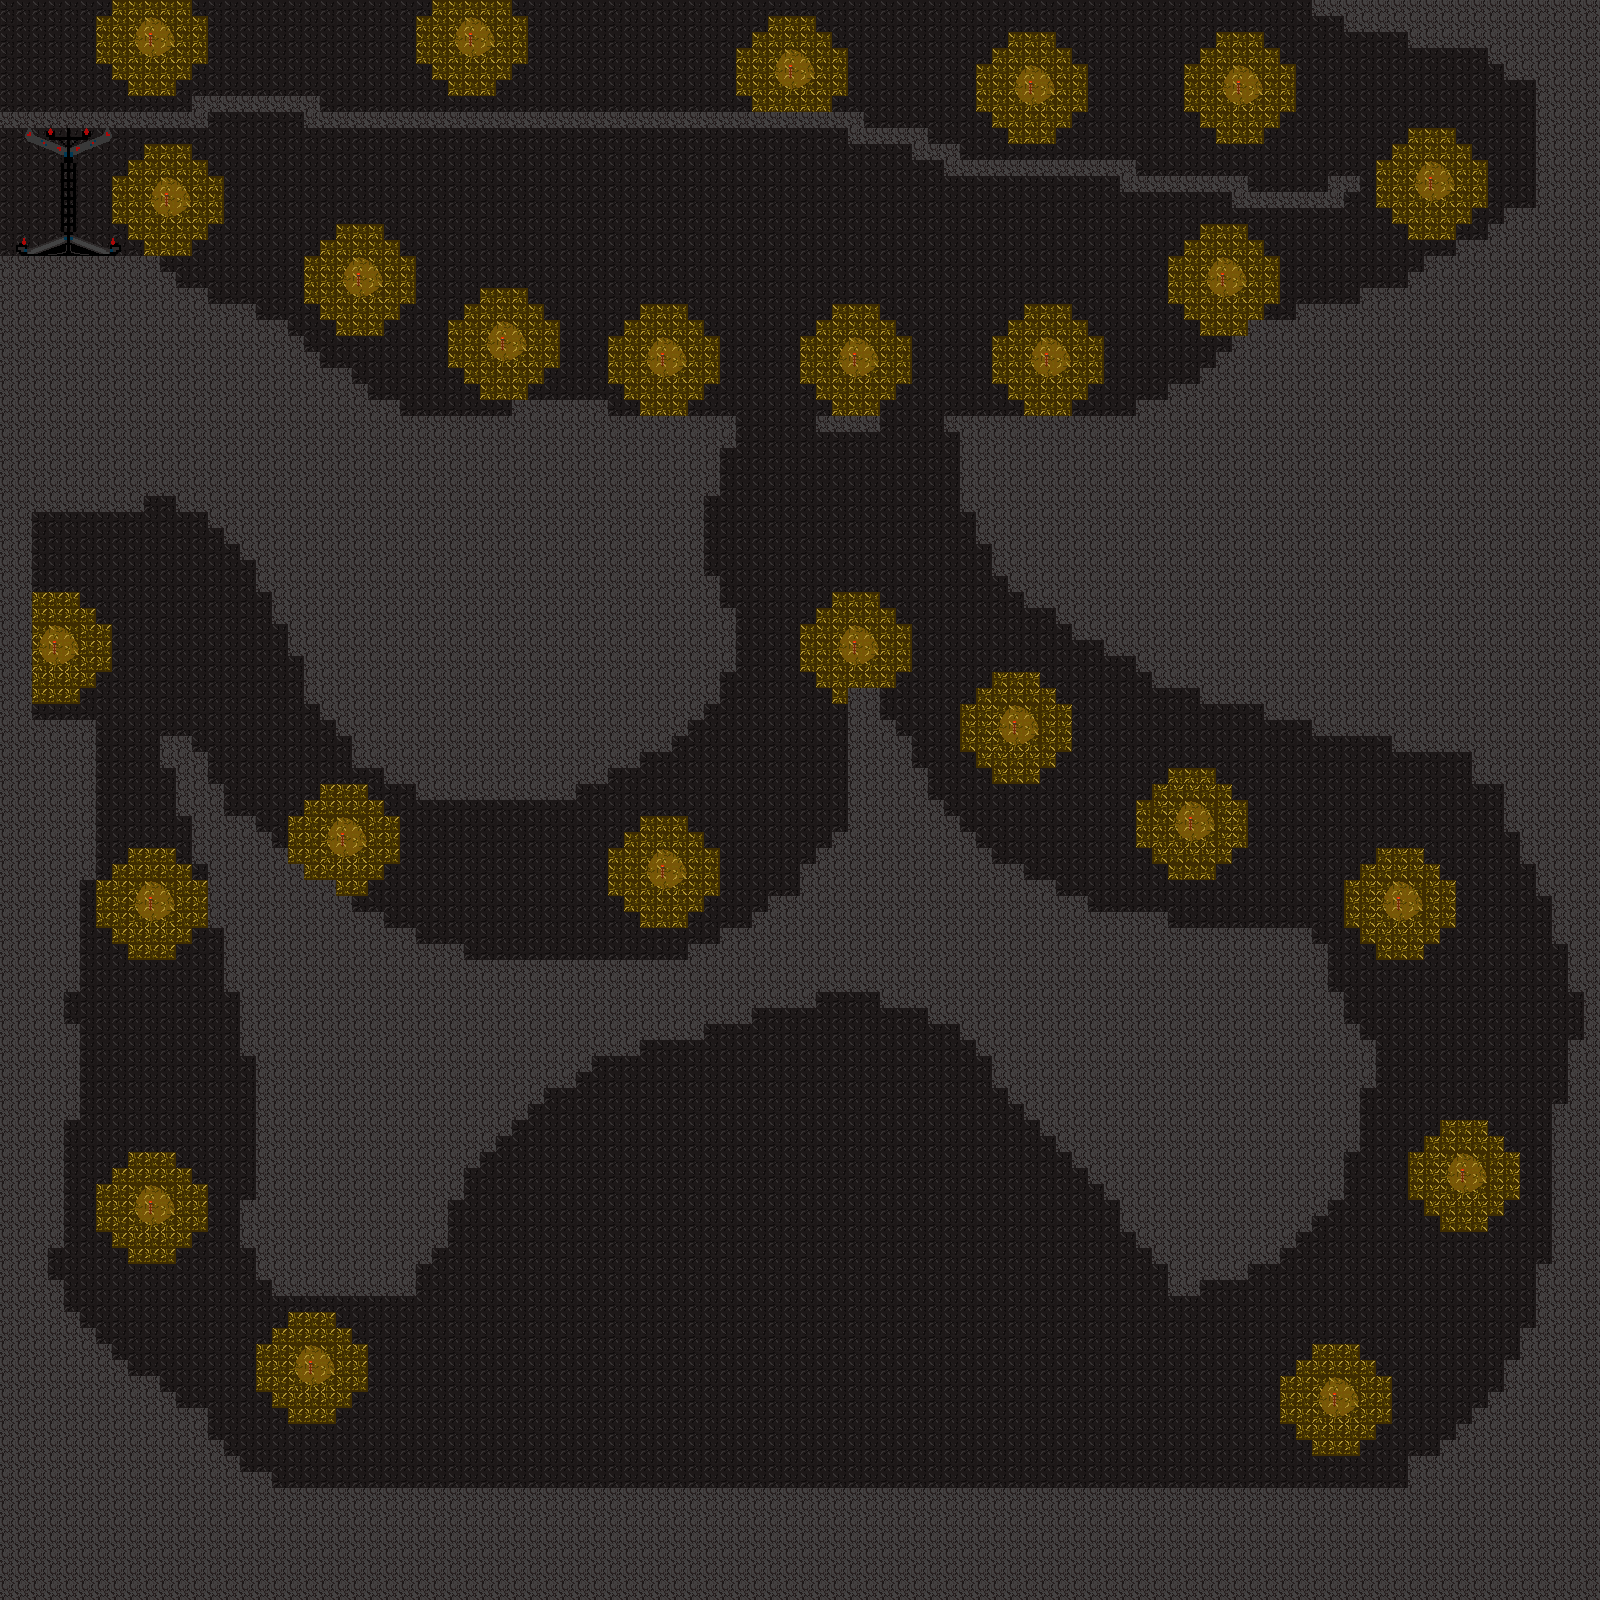

The image is a tile-based game level rendered from a .tmx file. Its description and source (layers, tilesets, objects; grid data summarised) follow:
An orthogonal 100x100 tile map with 16x16 px tiles, 3 tile layers (background, sol, portail), 4 tilesets and 181 objects (174x collision, exit_grotte, spawn_player).

<map version="1.10" tiledversion="1.10.1" orientation="orthogonal" renderorder="right-down" width="100" height="100" tilewidth="16" tileheight="16" infinite="0" nextlayerid="5" nextobjectid="230">
 <tileset firstgid="1" source="roche_texture.tsx" />
 <tileset firstgid="9" source="portail_texture.tsx" />
 <tileset firstgid="137" source="torche.tsx" />
 <tileset firstgid="141" source="roche_eclairée.tsx" />
 <layer id="1" name="background" width="100" height="100">
  <data>[10000 cells, 10000 non-empty, 11 distinct tile ids]</data>
 </layer>
 <layer id="2" name="sol" width="100" height="100">
  <data>[10000 cells, 4353 non-empty, 1 distinct tile ids]</data>
 </layer>
 <layer id="4" name="portail" width="100" height="100">
  <data>[10000 cells, 89 non-empty, 63 distinct tile ids]</data>
 </layer>
 <objectgroup id="3" name="object">
  <object id="1" type="collision" x="0" y="256" width="160" height="32" />
  <object id="2" type="collision" x="384" y="416" width="352" height="32" />
  <object id="3" type="collision" x="512" y="400" width="96" height="16" />
  <object id="4" type="collision" x="432" y="960" width="352" height="16" />
  <object id="5" type="collision" x="160" y="272" width="16" height="16" />
  <object id="6" type="collision" x="160" y="288" width="48" height="16" />
  <object id="7" type="collision" x="192" y="304" width="64" height="16" />
  <object id="8" type="collision" x="240" y="320" width="48" height="16" />
  <object id="9" type="collision" x="272" y="336" width="32" height="16" />
  <object id="10" type="collision" x="288" y="352" width="32" height="16" />
  <object id="11" type="collision" x="304" y="368" width="48" height="16" />
  <object id="12" type="collision" x="336" y="384" width="32" height="16" />
  <object id="13" type="collision" x="368" y="400" width="32" height="16" />
  <object id="16" type="collision" x="240" y="96" width="80" height="16" />
  <object id="17" type="collision" x="304" y="112" width="560" height="16" />
  <object id="18" type="collision" x="848" y="128" width="80" height="16" />
  <object id="19" type="collision" x="912" y="144" width="48" height="16" />
  <object id="20" type="collision" x="944" y="160" width="192" height="16" />
  <object id="21" type="collision" x="1120" y="176" width="128" height="16" />
  <object id="22" type="collision" x="1232" y="192" width="112" height="16" />
  <object id="23" type="collision" x="1328" y="176" width="32" height="16" />
  <object id="24" type="collision" x="944" y="416" width="192" height="16" />
  <object id="25" type="collision" x="848" y="688" width="32" height="144" />
  <object id="26" type="collision" x="704" y="448" width="16" height="48" />
  <object id="27" type="collision" x="672" y="496" width="32" height="80" />
  <object id="28" type="collision" x="688" y="576" width="32" height="48" />
  <object id="29" x="720" y="608" height="64" />
  <object id="30" type="collision" x="720" y="608" width="16" height="64" />
  <object id="31" type="collision" x="960" y="432" width="16" height="80" />
  <object id="32" type="collision" x="976" y="496" width="16" height="48" />
  <object id="33" type="collision" x="992" y="544" width="16" height="32" />
  <object id="34" type="collision" x="880" y="720" width="16" height="48" />
  <object id="35" type="collision" x="896" y="736" width="16" height="32" />
  <object id="36" type="collision" x="912" y="768" width="16" height="32" />
  <object id="37" type="collision" x="928" y="800" width="16" height="16" />
  <object id="38" type="collision" x="944" y="816" width="16" height="16" />
  <object id="39" type="collision" x="960" y="832" width="16" height="16" />
  <object id="40" type="collision" x="1152" y="928" width="160" height="16" />
  <object id="41" type="collision" x="1072" y="912" width="96" height="32" />
  <object id="42" type="collision" x="1008" y="896" width="80" height="16" />
  <object id="43" type="collision" x="976" y="880" width="80" height="16" />
  <object id="46" type="collision" x="944" y="848" width="48" height="16" />
  <object id="48" type="collision" x="976" y="864" width="48" height="16" />
  <object id="50" type="collision" x="1136" y="400" width="48" height="16" />
  <object id="51" type="collision" x="1168" y="384" width="32" height="16" />
  <object id="52" type="collision" x="1200" y="368" width="48" height="16" />
  <object id="53" type="collision" x="1216" y="352" width="48" height="16" />
  <object id="54" type="collision" x="1232" y="336" width="64" height="16" />
  <object id="55" type="collision" x="1248" y="320" width="80" height="16" />
  <object id="56" type="collision" x="1296" y="304" width="80" height="32" />
  <object id="57" type="collision" x="1360" y="288" width="96" height="32" />
  <object id="58" type="collision" x="1408" y="272" width="64" height="16" />
  <object id="59" type="collision" x="1424" y="256" width="64" height="16" />
  <object id="60" type="collision" x="1456" y="240" width="48" height="16" />
  <object id="61" type="collision" x="1488" y="224" width="64" height="16" />
  <object id="66" type="collision" x="1504" y="208" width="80" height="16" />
  <object id="67" type="collision" x="1312" y="0" width="272" height="16" />
  <object id="68" type="collision" x="1344" y="16" width="96" height="16" />
  <object id="69" type="collision" x="1408" y="32" width="112" height="16" />
  <object id="70" type="collision" x="1488" y="48" width="64" height="16" />
  <object id="71" type="collision" x="1504" y="64" width="80" height="16" />
  <object id="72" type="collision" x="1536" y="64" width="48" height="144" />
  <object id="73" type="collision" x="1008" y="576" width="32" height="16" />
  <object id="74" type="collision" x="1024" y="592" width="64" height="16" />
  <object id="75" type="collision" x="1312" y="944" width="16" height="48" />
  <object id="76" type="collision" x="1312" y="992" width="32" height="16" />
  <object id="77" type="collision" x="1328" y="1008" width="16" height="16" />
  <object id="78" type="collision" x="1328" y="1024" width="32" height="16" />
  <object id="79" type="collision" x="1328" y="1040" width="48" height="16" />
  <object id="80" type="collision" x="1360" y="1056" width="16" height="32" />
  <object id="81" type="collision" x="1344" y="1088" width="16" height="64" />
  <object id="82" type="collision" x="1328" y="1152" width="16" height="48" />
  <object id="83" type="collision" x="1504" y="784" width="16" height="48" />
  <object id="85" type="collision" x="1520" y="832" width="16" height="32" />
  <object id="86" type="collision" x="1536" y="864" width="16" height="32" />
  <object id="87" type="collision" x="1552" y="896" width="32" height="48" />
  <object id="89" type="collision" x="1568" y="944" width="16" height="48" />
  <object id="92" type="collision" x="1408" y="1456" width="80" height="32" />
  <object id="93" type="collision" x="1440" y="1440" width="80" height="32" />
  <object id="94" type="collision" x="1456" y="1424" width="64" height="16" />
  <object id="95" type="collision" x="1472" y="1408" width="32" height="16" />
  <object id="96" type="collision" x="1488" y="1392" width="32" height="16" />
  <object id="97" type="collision" x="1504" y="1360" width="32" height="32" />
  <object id="98" x="1536" y="1328" height="16" />
  <object id="99" type="collision" x="1520" y="1328" width="16" height="32" />
  <object id="101" type="collision" x="1536" y="1264" width="32" height="64" />
  <object id="102" type="collision" x="1552" y="1104" width="32" height="160" />
  <object id="103" type="collision" x="1568" y="1040" width="16" height="64" />
  <object id="104" type="collision" x="1584" y="992" width="16" height="48" />
  <object id="105" type="collision" x="176" y="1472" width="96" height="16" />
  </objectgroup>
</map>
<!-- 91 of 181 objects omitted -->